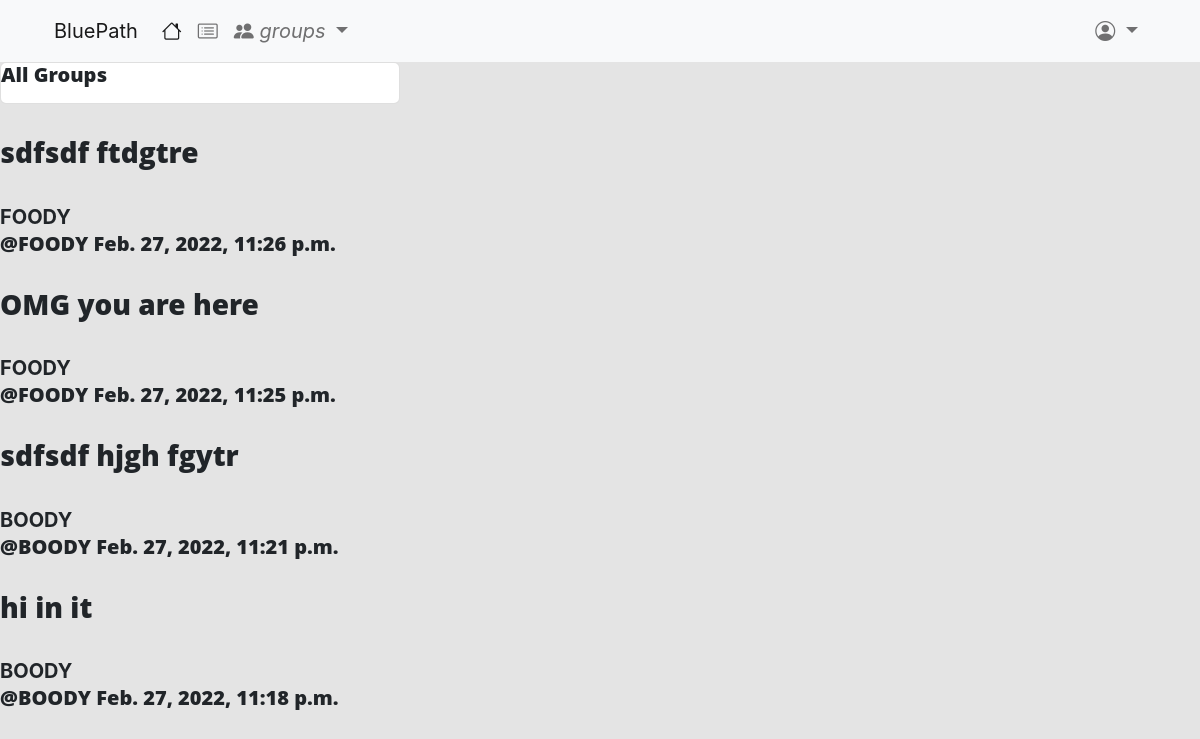
/posts/, run on an earlier commit of the app's database.
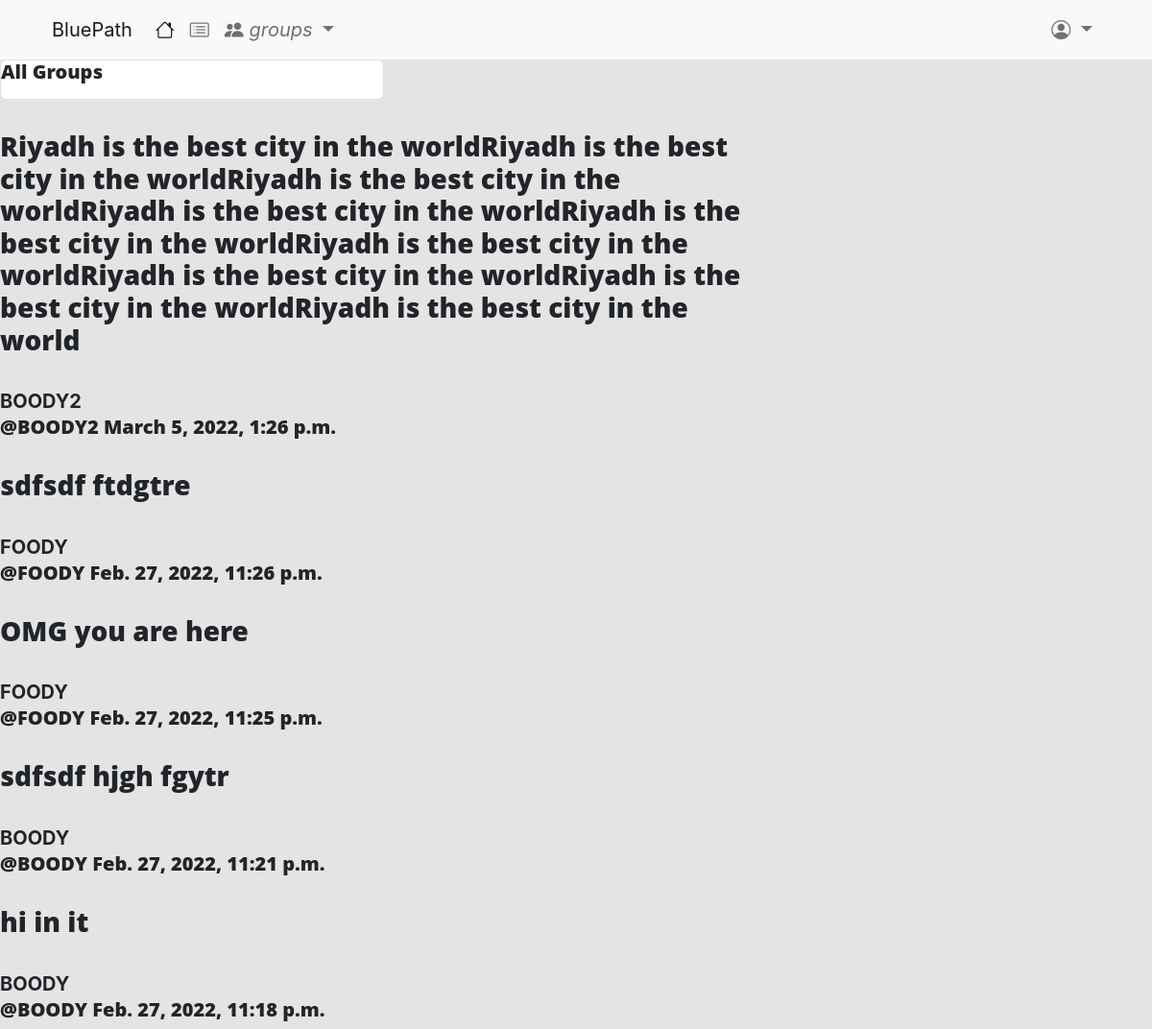
And on a later commit of the database.
### posts/models.py (models this page shows, shortened)
class Post(models.Model):
    user = models.ForeignKey(User, related_name='posts', on_delete=models.CASCADE)
    created_at = models.DateTimeField(auto_now=True)
    message = models.TextField()
    message_html = models.TextField(editable=False)
    group = models.ForeignKey(Group, related_name='posts', on_delete=models.CASCADE, null=True, blank=True )
    class Meta():
        ordering = ['-created_at']
        unique_together = ['user', 'message']

### posts/views.py (the view)
# urls.py: path('', views.PostList.as_view(), name='all'),
class PostList(SelectRelatedMixin, generic.ListView):
    model = models.Post
    select_related = ('user', 'group')

### posts/templates/posts/post_list.html (shortened to what this page needs)
<!DOCTYPE html>
{% extends 'posts/post_base.html' %}
{% load bootstrap5 %}
{% block body_blcok %}
    {% block prepost %}
        <div class="col-md-4">
            <div class="card card-with-shadow">
                <div class="content">
                    <h5 class="title">All Groups</h5>
                </div>
            </div>
        </div>
    {% endblock %}
    {% block post_content %}
        <div class="col-md-8">
            {% for post in post_list %}
                {% include 'posts/_post.html' %}
            {% endfor %}
        </div>
    {% endblock %}
{% endblock %}

### posts/templates/posts/_post.html (shortened to what this page needs)
<div class="post media">
    <h3>{{post.message_html|safe}}</h3>
    <div class="media-body">
        <strong>{{post.user.username}}</strong>
        <h5 class="media-heading">
            <span class="username">
                <a href="{% url 'posts:for_user' username=post.user.username %}">@{{post.user.username}}</a>
            </span>
            <time class="time">
                <a href="{% url 'posts:single' username=post.user.username pk=post.pk %}">{{post.created_at}}</a>
            </time>
        </h5>
    </div>
</div>

What changed in the data, as far as the page shows it:
added Post: message_html "Riyadh is the best city in the worldRiyadh is the best city in the worldRiyadh is the best city in the worldRiyadh is the best city in the worldRiyadh is the best city in the worldRiyadh is the best city in the worldRiyadh is the best city in the worldRiyadh is the best city in the worldRiyadh is the best city in the world", user.username "BOODY2", created_at "March 5, 2022, 1:26 p.m."
